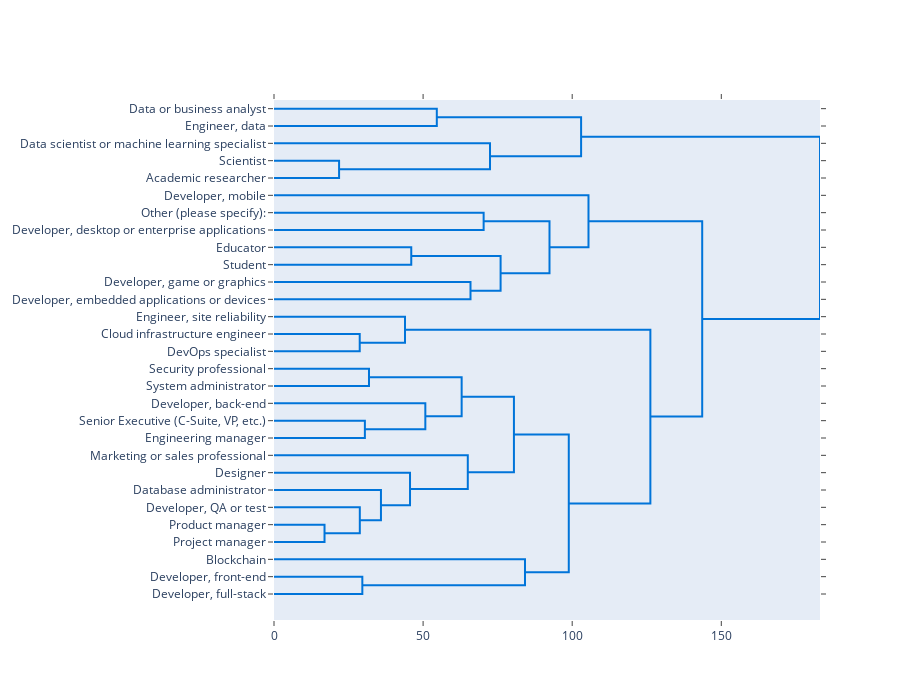

The code cell stored with this chart in its notebook:
### Markdown cell above
### Jobs Dendrogram

### Code cell
# Importing figure_factory from plotly
import plotly.figure_factory as ff

# Plotting a Dendrogram
fig = ff.create_dendrogram(skills, labels=skills.index, orientation='left', color_threshold=0)
fig.update_layout(width=900, height=700, showlegend=False)
fig.show()
fig.write_html(os.path.join(FIG_DIR, 'Jobs Dendrogram.html'))

### Figure 1 — Plotly figure (JSON) as saved in the notebook; plotly's stock layout.template omitted (floating-point values rounded to 4 significant figures)
{"data": [{"hoverinfo": "text", "marker": {"color": "rgb(0,116,217)"}, "mode": "lines", "type": "scatter", "x": [0, 54.6, 54.6, 0], "xaxis": "x", "y": [-5, -5, -15, -15], "yaxis": "y"}, {"hoverinfo": "text", "marker": {"color": "rgb(0,116,217)"}, "mode": "lines", "type": "scatter", "x": [0, 21.83, 21.83, 0], "xaxis": "x", "y": [-35, -35, -45, -45], "yaxis": "y"}, {"hoverinfo": "text", "marker": {"color": "rgb(0,116,217)"}, "mode": "lines", "type": "scatter", "x": [0, 72.44, 72.44, 21.83], "xaxis": "x", "y": [-25, -25, -40, -40], "yaxis": "y"}, {"hoverinfo": "text", "marker": {"color": "rgb(0,116,217)"}, "mode": "lines", "type": "scatter", "x": [54.6, 103.0, 103.0, 72.44], "xaxis": "x", "y": [-10, -10, -32.5, -32.5], "yaxis": "y"}, {"hoverinfo": "text", "marker": {"color": "rgb(0,116,217)"}, "mode": "lines", "type": "scatter", "x": [0, 70.3, 70.3, 0], "xaxis": "x", "y": [-65, -65, -75, -75], "yaxis": "y"}, {"hoverinfo": "text", "marker": {"color": "rgb(0,116,217)"}, "mode": "lines", "type": "scatter", "x": [0, 46.03, 46.03, 0], "xaxis": "x", "y": [-85, -85, -95, -95], "yaxis": "y"}, {"hoverinfo": "text", "marker": {"color": "rgb(0,116,217)"}, "mode": "lines", "type": "scatter", "x": [0, 65.89, 65.89, 0], "xaxis": "x", "y": [-105, -105, -115, -115], "yaxis": "y"}, {"hoverinfo": "text", "marker": {"color": "rgb(0,116,217)"}, "mode": "lines", "type": "scatter", "x": [46.03, 75.99, 75.99, 65.89], "xaxis": "x", "y": [-90, -90, -110, -110], "yaxis": "y"}, {"hoverinfo": "text", "marker": {"color": "rgb(0,116,217)"}, "mode": "lines", "type": "scatter", "x": [70.3, 92.39, 92.39, 75.99], "xaxis": "x", "y": [-70, -70, -100, -100], "yaxis": "y"}, {"hoverinfo": "text", "marker": {"color": "rgb(0,116,217)"}, "mode": "lines", "type": "scatter", "x": [0, 105.5, 105.5, 92.39], "xaxis": "x", "y": [-55, -55, -85, -85], "yaxis": "y"}, {"hoverinfo": "text", "marker": {"color": "rgb(0,116,217)"}, "mode": "lines", "type": "scatter", "x": [0, 28.75, 28.75, 0], "xaxis": "x", "y": [-135, -135, -145, -145], "yaxis": "y"}, {"hoverinfo": "text", "marker": {"color": "rgb(0,116,217)"}, "mode": "lines", "type": "scatter", "x": [0, 43.93, 43.93, 28.75], "xaxis": "x", "y": [-125, -125, -140, -140], "yaxis": "y"}, {"hoverinfo": "text", "marker": {"color": "rgb(0,116,217)"}, "mode": "lines", "type": "scatter", "x": [0, 31.85, 31.85, 0], "xaxis": "x", "y": [-155, -155, -165, -165], "yaxis": "y"}, {"hoverinfo": "text", "marker": {"color": "rgb(0,116,217)"}, "mode": "lines", "type": "scatter", "x": [0, 30.48, 30.48, 0], "xaxis": "x", "y": [-185, -185, -195, -195], "yaxis": "y"}, {"hoverinfo": "text", "marker": {"color": "rgb(0,116,217)"}, "mode": "lines", "type": "scatter", "x": [0, 50.75, 50.75, 30.48], "xaxis": "x", "y": [-175, -175, -190, -190], "yaxis": "y"}, {"hoverinfo": "text", "marker": {"color": "rgb(0,116,217)"}, "mode": "lines", "type": "scatter", "x": [31.85, 62.93, 62.93, 50.75], "xaxis": "x", "y": [-160, -160, -182.5, -182.5], "yaxis": "y"}, {"hoverinfo": "text", "marker": {"color": "rgb(0,116,217)"}, "mode": "lines", "type": "scatter", "x": [0, 16.94, 16.94, 0], "xaxis": "x", "y": [-245, -245, -255, -255], "yaxis": "y"}, {"hoverinfo": "text", "marker": {"color": "rgb(0,116,217)"}, "mode": "lines", "type": "scatter", "x": [0, 28.78, 28.78, 16.94], "xaxis": "x", "y": [-235, -235, -250, -250], "yaxis": "y"}, {"hoverinfo": "text", "marker": {"color": "rgb(0,116,217)"}, "mode": "lines", "type": "scatter", "x": [0, 35.87, 35.87, 28.78], "xaxis": "x", "y": [-225, -225, -242.5, -242.5], "yaxis": "y"}, {"hoverinfo": "text", "marker": {"color": "rgb(0,116,217)"}, "mode": "lines", "type": "scatter", "x": [0, 45.62, 45.62, 35.87], "xaxis": "x", "y": [-215, -215, -233.8, -233.8], "yaxis": "y"}, {"hoverinfo": "text", "marker": {"color": "rgb(0,116,217)"}, "mode": "lines", "type": "scatter", "x": [0, 64.99, 64.99, 45.62], "xaxis": "x", "y": [-205, -205, -224.4, -224.4], "yaxis": "y"}, {"hoverinfo": "text", "marker": {"color": "rgb(0,116,217)"}, "mode": "lines", "type": "scatter", "x": [62.93, 80.46, 80.46, 64.99], "xaxis": "x", "y": [-171.2, -171.2, -214.7, -214.7], "yaxis": "y"}, {"hoverinfo": "text", "marker": {"color": "rgb(0,116,217)"}, "mode": "lines", "type": "scatter", "x": [0, 29.62, 29.62, 0], "xaxis": "x", "y": [-275, -275, -285, -285], "yaxis": "y"}, {"hoverinfo": "text", "marker": {"color": "rgb(0,116,217)"}, "mode": "lines", "type": "scatter", "x": [0, 84.17, 84.17, 29.62], "xaxis": "x", "y": [-265, -265, -280, -280], "yaxis": "y"}, {"hoverinfo": "text", "marker": {"color": "rgb(0,116,217)"}, "mode": "lines", "type": "scatter", "x": [80.46, 98.85, 98.85, 84.17], "xaxis": "x", "y": [-193.0, -193.0, -272.5, -272.5], "yaxis": "y"}, {"hoverinfo": "text", "marker": {"color": "rgb(0,116,217)"}, "mode": "lines", "type": "scatter", "x": [43.93, 126.2, 126.2, 98.85], "xaxis": "x", "y": [-132.5, -132.5, -232.7, -232.7], "yaxis": "y"}, {"hoverinfo": "text", "marker": {"color": "rgb(0,116,217)"}, "mode": "lines", "type": "scatter", "x": [105.5, 143.6, 143.6, 126.2], "xaxis": "x", "y": [-70, -70, -182.6, -182.6], "yaxis": "y"}, {"hoverinfo": "text", "marker": {"color": "rgb(0,116,217)"}, "mode": "lines", "type": "scatter", "x": [103.0, 183.1, 183.1, 143.6], "xaxis": "x", "y": [-21.25, -21.25, -126.3, -126.3], "yaxis": "y"}], "layout": {"autosize": false, "height": 700, "hovermode": "closest", "showlegend": false, "width": 900, "xaxis": {"mirror": "allticks", "rangemode": "tozero", "showgrid": false, "showline": true, "showticklabels": true, "ticks": "outside", "type": "linear", "zeroline": false}, "yaxis": {"mirror": "allticks", "rangemode": "tozero", "showgrid": false, "showline": true, "showticklabels": true, "tickmode": "array", "ticks": "outside", "ticktext": ["Data or business analyst", "Engineer, data", "Data scientist or machine learning specialist", "Scientist", "Academic researcher", "Developer, mobile", "Other (please specify):", "Developer, desktop or enterprise applications", "Educator", "Student", "Developer, game or graphics", "Developer, embedded applications or devices", "Engineer, site reliability", "Cloud infrastructure engineer", "DevOps specialist", "Security professional", "System administrator", "Developer, back-end", "Senior Executive (C-Suite, VP, etc.)", "Engineering manager", "Marketing or sales professional", "Designer", "Database administrator", "Developer, QA or test", "Product manager", "Project manager", "Blockchain", "Developer, front-end", "Developer, full-stack"], "tickvals": [-5, -15, -25, -35, -45, -55, -65, -75, -85, -95, -105, -115, -125, -135, -145, -155, -165, -175, -185, -195, -205, -215, -225, -235, -245, -255, -265, -275, -285], "type": "linear", "zeroline": false}}}
